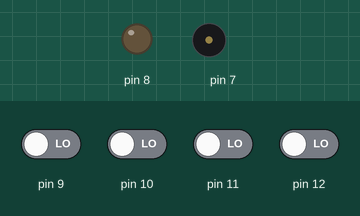
Recording of a sketch running on a simulated Arduino Uno, built with avr-gcc and run on an emulated ATmega328P. On the bench: output pins drawn as LEDs (lit = HIGH), buzzer (waves = sounding). Inputs (shaded band) come from the test bench; at power-on: pin 9–12 LOW.

Above: at 1.2 s.
1.3 s: pin 9 driven HIGH
At 2.0 s:
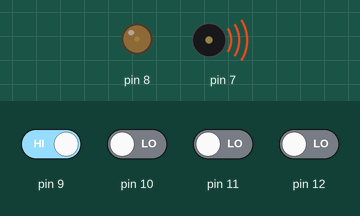
2.8 s: pin 9 driven LOW
At 3.9 s:
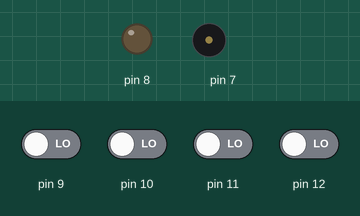
4.3 s: pin 10 driven HIGH
At 5.5 s:
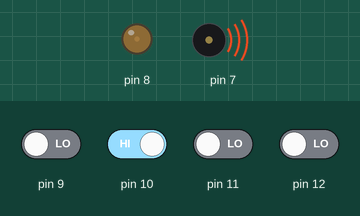
5.8 s: pin 11 driven HIGH
Timing chart, 0 to 6.0 s (numbered marks = the images above; inputs shaded):
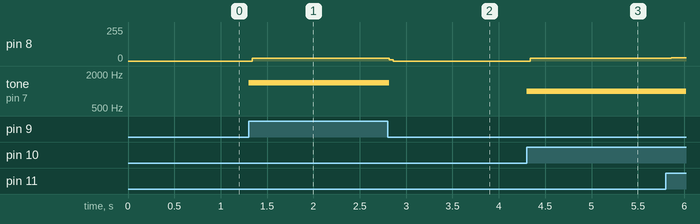

Measured:
- after the input at 1.3 s, pin 8: 0/255 → 20/255 at once; tone on pin 7: silent → 1400 Hz at once
- after the input at 2.8 s, pin 8: 20/255 → 0/255 at once; tone on pin 7: 1400 Hz → silent at once
- after the input at 4.3 s, pin 8: 0/255 → 20/255 at once; tone on pin 7: silent → 1000 Hz at once

The sketch:

Piano.ino
```cpp
#define NOTE_B0  31
#define NOTE_C1  33
#define NOTE_CS1 35
#define NOTE_D1  37
#define NOTE_DS1 39
#define NOTE_E1  41
#define NOTE_F1  44
#define NOTE_FS1 46
#define NOTE_G1  49
#define NOTE_GS1 52
#define NOTE_A1  55
#define NOTE_AS1 58
#define NOTE_B1  62
#define NOTE_C2  65
#define NOTE_CS2 69
#define NOTE_D2  73
#define NOTE_DS2 78
#define NOTE_E2  82
#define NOTE_F2  87
#define NOTE_FS2 93
#define NOTE_G2  98
#define NOTE_GS2 104
#define NOTE_A2  110
#define NOTE_AS2 117
#define NOTE_B2  123
#define NOTE_C3  131
#define NOTE_CS3 139
#define NOTE_D3  147
#define NOTE_DS3 156
#define NOTE_E3  165
#define NOTE_F3  175
#define NOTE_FS3 185
#define NOTE_G3  196
#define NOTE_GS3 208
#define NOTE_A3  220
#define NOTE_AS3 233
#define NOTE_B3  247
#define NOTE_C4  262
#define NOTE_CS4 277
#define NOTE_D4  294
#define NOTE_DS4 311
#define NOTE_E4  330
#define NOTE_F4  349
#define NOTE_FS4 370
#define NOTE_G4  392
#define NOTE_GS4 415
#define NOTE_A4  440
#define NOTE_AS4 466
#define NOTE_B4  494
#define NOTE_C5  523
#define NOTE_CS5 554
#define NOTE_D5  587
#define NOTE_DS5 622
#define NOTE_E5  659
#define NOTE_F5  698
#define NOTE_FS5 740
#define NOTE_G5  784
#define NOTE_GS5 831
#define NOTE_A5  880
#define NOTE_AS5 932
#define NOTE_B5  988
#define NOTE_C6  1047
#define NOTE_CS6 1109
#define NOTE_D6  1175
#define NOTE_DS6 1245
#define NOTE_E6  1319
#define NOTE_F6  1397
#define NOTE_FS6 1480
#define NOTE_G6  1568
#define NOTE_GS6 1661
#define NOTE_A6  1760
#define NOTE_AS6 1865
#define NOTE_B6  1976
#define NOTE_C7  2093
#define NOTE_CS7 2217
#define NOTE_D7  2349
#define NOTE_DS7 2489
#define NOTE_E7  2637
#define NOTE_F7  2794
#define NOTE_FS7 2960
#define NOTE_G7  3136
#define NOTE_GS7 3322
#define NOTE_A7  3520
#define NOTE_AS7 3729
#define NOTE_B7  3951
#define NOTE_C8  4186
#define NOTE_CS8 4435
#define NOTE_D8  4699
#define NOTE_DS8 4978
void setup()

{
  pinMode(7, OUTPUT);
  pinMode(8, OUTPUT);
  pinMode(9, INPUT);
  pinMode(10, INPUT);
  pinMode(11, INPUT);
  pinMode(12, INPUT);
}

void loop(){
 if (digitalRead(12) == 1)
{ tone(7,700,20);
 digitalWrite(8,1);
  digitalWrite(8,0);
}
if (digitalRead(11) == 1)
{ tone(7,800,20);
 digitalWrite(8,1);
  digitalWrite(8,0);
}
if (digitalRead(10) == 1)
{ tone(7,1000,20);
 digitalWrite(8,1);
  digitalWrite(8,0);
}
if (digitalRead(9) == 1)
{ tone(7,1400,20);
 digitalWrite(8,1);
  digitalWrite(8,0);
}
}
```
